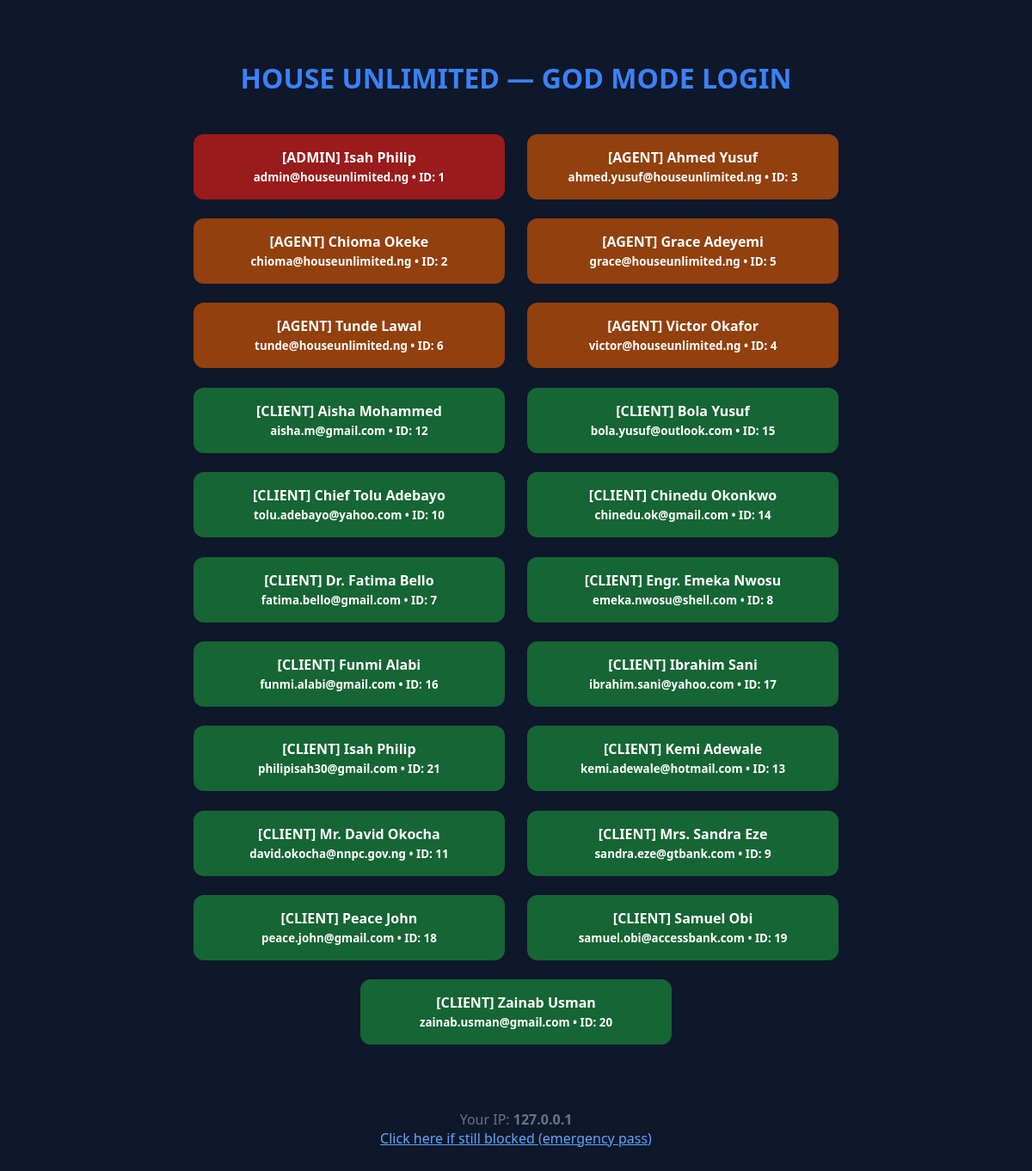
Before: /dev_login.php with the older database file.
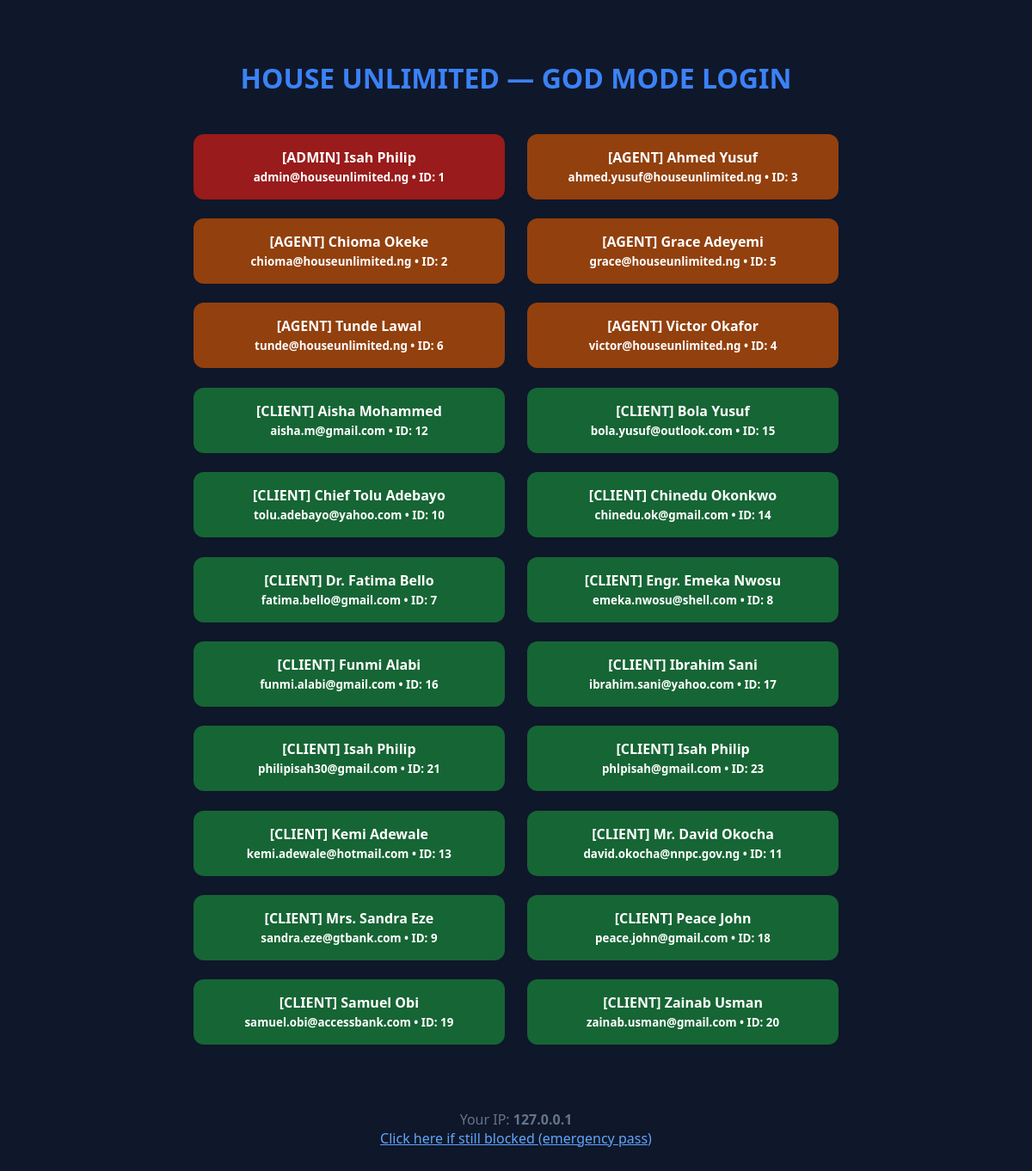
After: the same page with the newer database file.
### tables this page shows
CREATE TABLE `users` (
  `id` int(11) NOT NULL,
  `referrer_id` int(11) DEFAULT NULL,
  `username` varchar(255) NOT NULL,
  `name` varchar(100) NOT NULL,
  `email` varchar(150) NOT NULL,
  `phone` varchar(20) DEFAULT NULL,
  `wallet_balance` decimal(10,2) NOT NULL DEFAULT 0.00,
  `password` varchar(255) DEFAULT NULL,
  `referral_code` varchar(255) DEFAULT NULL,
  `role` enum('client','agent','admin') DEFAULT 'client',
  `status` enum('active','banned') DEFAULT 'active',
  `photo` varchar(100) DEFAULT 'default.png',
  `bio` text DEFAULT NULL,
  `magic_token` varchar(100) DEFAULT NULL,
  `token_expires` datetime DEFAULT NULL,
  `created_at` datetime DEFAULT current_timestamp(),
  `updated_at` datetime DEFAULT current_timestamp() ON UPDATE current_timestamp()
);

### dev_login.php (the view, shortened to what this page needs)
<?php
require 'inc/config.php';
$ip = $_SERVER['REMOTE_ADDR'] ?? 'unknown';
$users = $db->query("SELECT id, name, email, role FROM users ORDER BY role DESC, name LIMIT 100")->fetch_all(MYSQLI_ASSOC);
?>
<!DOCTYPE html>
<html lang="en">
<head>
</head>
<body>
    <h1>HOUSE UNLIMITED — GOD MODE LOGIN</h1>
    <div style="text-align:center;">
        <?php foreach($users as $u): ?>
            <div class="user <?= $u['role'] ?>">
                <a href="login_as.php?id=<?= $u['id'] ?>">
                    [<?= strtoupper($u['role']) ?>] <?= htmlspecialchars($u['name']) ?>
                    <br><small><?= $u['email'] ?> • ID: <?= $u['id'] ?></small>
                </a>
            </div>
        <?php endforeach; ?>
    </div>
    <p style="text-align:center; margin-top:4rem; color:#64748b;">
        Your IP: <strong><?= $ip ?></strong><br>
        <a href="?godmode=houseunlimited2025" style="color:#60a5fa;">Click here if still blocked (emergency pass)</a>
    </p>
</body>
</html>

Changed rows visible on the page:
added users: role "CLIENT", name "Isah Philip", email "phlpisah@gmail.com", id "23"
